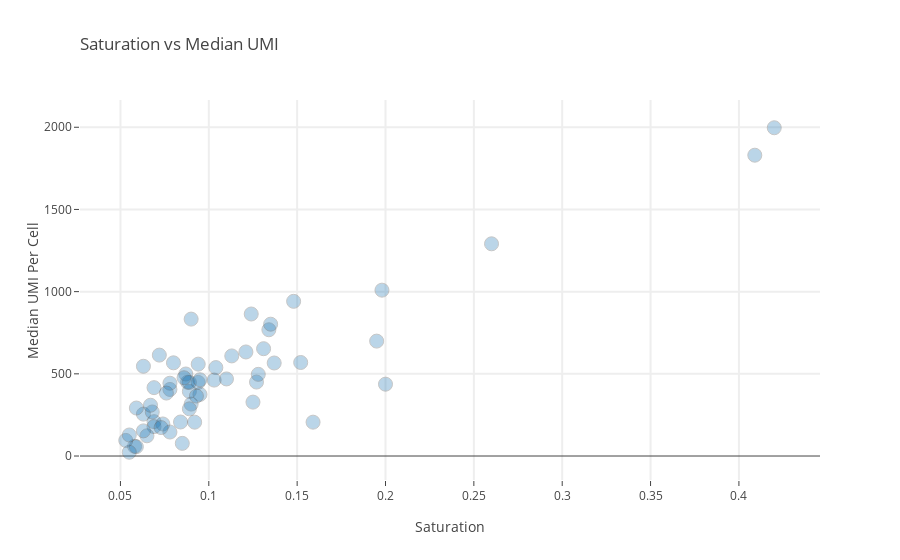

The notebook cell saved with this chart:
### Code cell
data = [go.Scatter(x=df['Sequencing Saturation'],
        y=df['Median UMI Counts per Cell'],mode= 'markers',marker=dict(size= 14,
                    line= dict(width=1),
                    opacity= 0.3
                   ),name= x,
        text= df.index)]
layout = go.Layout(
title=go.layout.Title(
    text='Saturation vs Median UMI',
    xref='paper',
    x=0
),    xaxis= dict(
        title= 'Saturation',
        ticklen= 5,
        zeroline= False,
        gridwidth= 2,
    ),
    yaxis=dict(
        title= 'Median UMI Per Cell',
        ticklen= 5,
        gridwidth= 2,
    ),
    showlegend= False)
fig = go.Figure(data=data, layout=layout)
iplot(fig, filename=x, show_link=False)

### Figure 1 — Plotly figure (JSON) as saved in the notebook; plotly's stock layout.template omitted (floating-point values rounded to 4 significant figures)
{"data": [{"marker": {"line": {"width": 1}, "opacity": 0.3, "size": 14}, "mode": "markers", "name": "Median UMI Counts per Cell", "text": ["E65-2019A_AND_E65-2019B_Multi-seq_1_Out", "E65-2019A_AND_E65-2019B_Multi-seq_2_Out", "E65-2019A_AND_E65-2019B_Multi-seq_3_Out", "E65-2019A_CGE_AND_LGE_Out", "E65-2019A_Cerebellum_Pons_Out", "E65-2019A_Hippocampus_choroid_Out", "E65-2019A_Hypothalamus_Out", "E65-2019A_MGE_Out", "E65-2019A_Midbrain_Out", "E65-2019A_Motor_1_Out", "E65-2019A_Motor_2_Out", "E65-2019A_PFC_Out", "E65-2019A_Parietal_Out", "E65-2019A_Somatosensory_Out", "E65-2019A_Temporal_Out", "E65-2019A_Thalamus_Out", "E65-2019A_V1_Out", "E65-2019B_Cerebellum_AND_Pons_Out", "E65-2019B_Hippocampus_choroid_Out", "E65-2019B_Hypothalamus_Out", "E65-2019B_LGE_Out", "E65-2019B_MGE_Out", "E65-2019B_Midbrain_Out", "E65-2019B_Motor_1_Out", "E65-2019B_Motor_2_Out", "E65-2019B_PFC_Out", "E65-2019B_Parietal_Out", "E65-2019B_Somatosensory_Out", "E65-2019B_Temporal_Out", "E65-2019B_Thalamus_Out", "E65-2019B_V1_Out", "E80-2019_Cerebellum_Out", "E80-2019_Hippocampus_Out", "E80-2019_Hypothalamus_Out", "E80-2019_LGE_AND_CGE_Out", "E80-2019_MGE_Out", "E80-2019_Midbrain_Out", "E80-2019_Motor_1_Out", "E80-2019_Motor_2_Out", "E80-2019_Multi-seq_Out", "E80-2019_PFC_Out", "E80-2019_Parietal_Out", "E80-2019_Pons_Out", "E80-2019_Somatosensory_Out", "E80-2019_Temporal_Out", "E80-2019_Thalamus_Out", "E80-2019_V1_Out", "E90-2019_Cerebellum_Out", "E90-2019_Hippocampus_AND_choroid_Out", "E90-2019_Hypothalamus_Out", "E90-2019_Midbrain_Out", "E90-2019_Motor_1_Out", "E90-2019_Motor_2_Out", "E90-2019_PFC_Out", "E90-2019_Parietal_Out", "E90-2019_Pons_Out", "E90-2019_Somatosensory_Out", "E90-2019_Temporal_Out", "E90-2019_Thalamus_Out", "E90-2019_V1_Out", "E90-2019_putamen_AND_Septum_Out"], "type": "scatter", "uid": "fcf36d58-1aca-41b2-a1c2-d9c312fcfd08", "x": [0.088, 0.078, 0.063, 0.152, 0.069, 0.087, 0.089, 0.131, 0.085, 0.09, 0.137, 0.127, 0.11, 0.069, 0.074, 0.094, 0.078, 0.065, 0.094, 0.2, 0.092, 0.42, 0.128, 0.134, 0.084, 0.104, 0.073, 0.121, 0.103, 0.058, 0.063, 0.059, 0.078, 0.055, 0.089, 0.409, 0.113, 0.125, 0.053, 0.059, 0.089, 0.086, 0.076, 0.055, 0.095, 0.135, 0.068, 0.067, 0.09, 0.159, 0.069, 0.195, 0.095, 0.124, 0.198, 0.063, 0.26, 0.072, 0.08, 0.093, 0.148], "y": [449, 405, 255, 569, 209, 499, 393, 653, 77, 316, 566, 450, 469, 179, 195, 448, 146, 123, 559, 437, 206, 1997, 497, 768, 207, 538, 173, 633, 462, 59, 153, 57, 443, 23, 287, 1830, 609, 328, 95, 292, 448, 476, 383, 128, 464, 802, 268, 309, 833, 206, 416, 699, 375, 864, 1009, 546, 1291, 614, 567, 365, 941]}], "layout": {"showlegend": false, "title": {"text": "Saturation vs Median UMI", "x": 0, "xref": "paper"}, "xaxis": {"gridwidth": 2, "ticklen": 5, "title": {"text": "Saturation"}, "zeroline": false}, "yaxis": {"gridwidth": 2, "ticklen": 5, "title": {"text": "Median UMI Per Cell"}}}}
